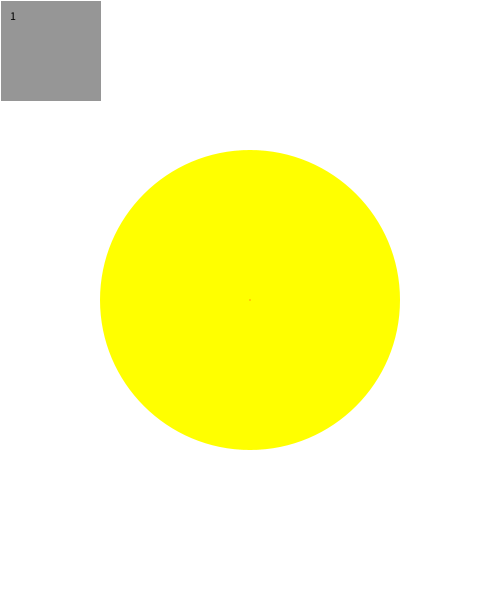
Frame 1 (no input)
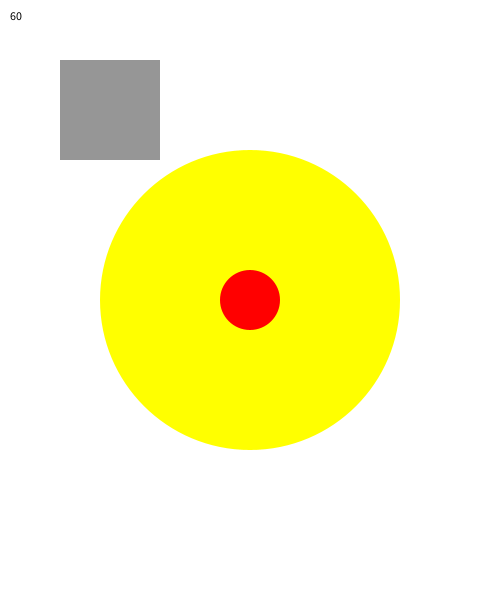
Frame 60 (the mouse pressed at the canvas centre just before this capture)
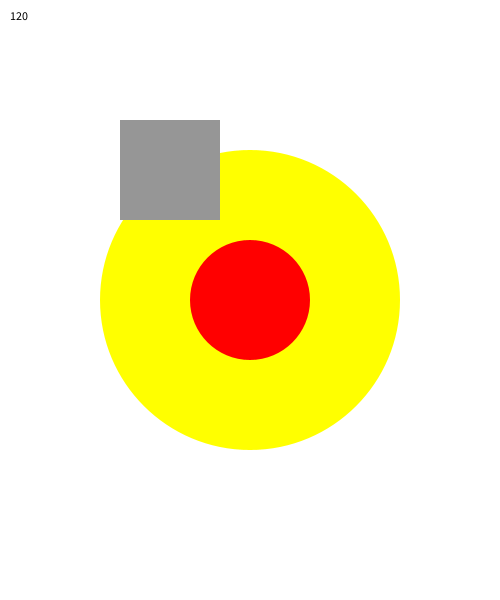
Frame 120 (the mouse held since frame 60 and released just before this capture)

The Processing sketch that drew these frames (run headless with seeded random() and noise(); from frame 60 on, the mouse is pressed at the canvas centre):

// Processing sketch: week3_03_frame
// ── week3_03_frame.pde
// run once
void setup() {
  size(500, 600);
  background(255);
  noStroke();

  frameRate(30);
  println(frameRate);
}


// repeat
void draw() {
  background(255);

  fill(255, 255, 0);
  ellipse(width/2, height/2, 300, 300);
  fill(255, 0, 0);
  ellipse(width/2, height/2, frameCount, frameCount);
  fill(150);
  rect(frameCount, frameCount, 100, 100);

  fill(0);
  text(frameCount, 10, 20);
}
